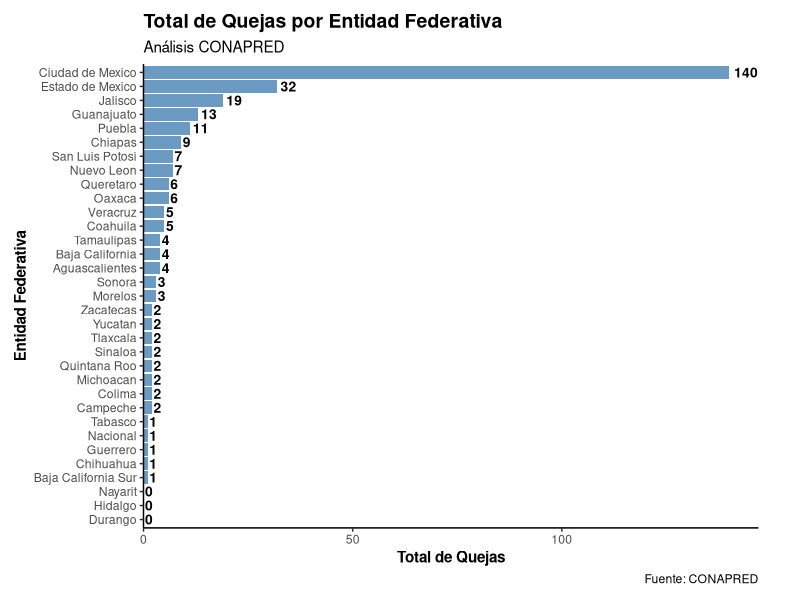

Reproduce this figure in R.

# Cargar las librerías necesarias----

library(tidyverse)
library(readr)

# Leer los datos desde el archivo CSV----

CONAPRED <- read_csv("CONAPRED.csv")

# Primero: group_by y summarise----

quejas_por_entidad <- CONAPRED %>%
  group_by(entidad_federativa) %>%
  summarise(total_quejas = sum(quejas, na.rm = TRUE)) %>%
  arrange(desc(total_quejas))

# Segundo: Crear el gráfico de barras con ggplot2----
ggplot(quejas_por_entidad,
       aes(x = reorder(entidad_federativa, total_quejas),
           y = total_quejas)) +
  geom_col(fill = "steelblue", alpha = 0.8) +
  # Agregar los números encima de las columnas
  geom_text(aes(label = total_quejas),
            hjust = -0.2,
            size = 3.5,
            fontface = "bold") +
  labs(
    title = "Total de Quejas por Entidad Federativa",
    subtitle = "Análisis CONAPRED",
    x = "Entidad Federativa",
    y = "Total de Quejas",
    caption = "Fuente: CONAPRED"
  ) +
  theme_classic () +
  coord_flip(clip = "off") +
  scale_y_continuous(expand = expansion(mult = c(0, 0.05))) +
  theme(
    plot.title = element_text(face = "bold", size = 14),
    axis.title = element_text(face = "bold"),
    plot.margin = margin(10, 30, 10, 10)
  )

